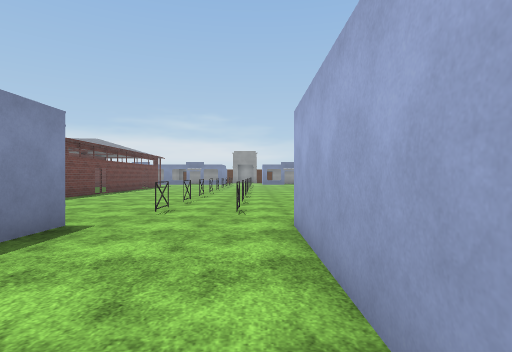
View 1 (above)

24 first-person views from a walk through a Unity game level. The camera is 1.3 m above the floor, looks level and sees 80° across. The floor is counted in squares, 2 m on a side. Each view is taken from the middle of a square. On the plan, view 1 faces up. The plan holds only what a view shows up to about 10 squares ahead; the rest is blank. The place goes on beyond the plan. Flat ground stands in for the terrain. Door leaves are left out, so doorways stand open. Some surface patterns are stand-ins.

View 2
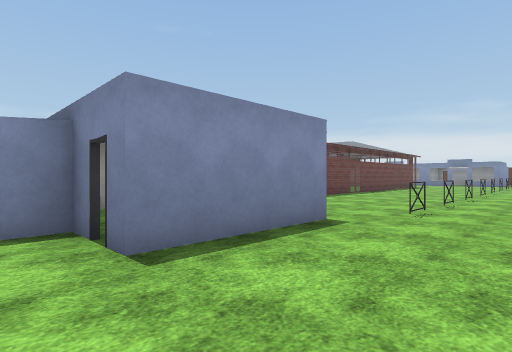

View 3
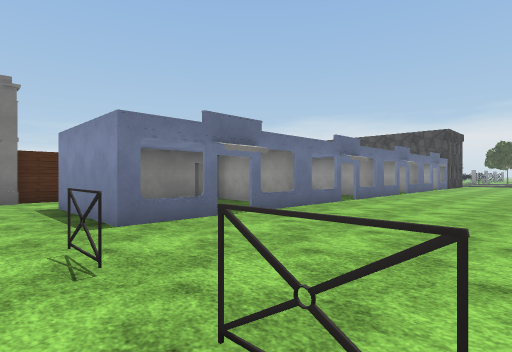

View 4
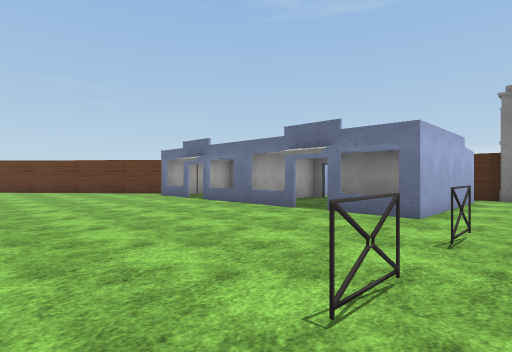

View 5
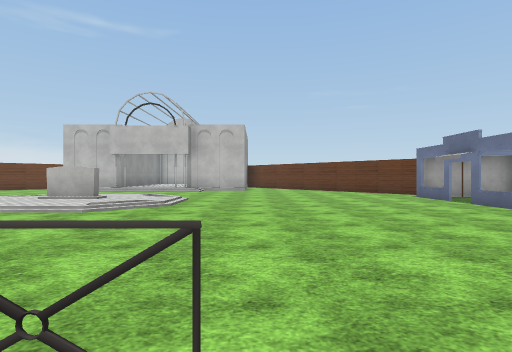

View 6
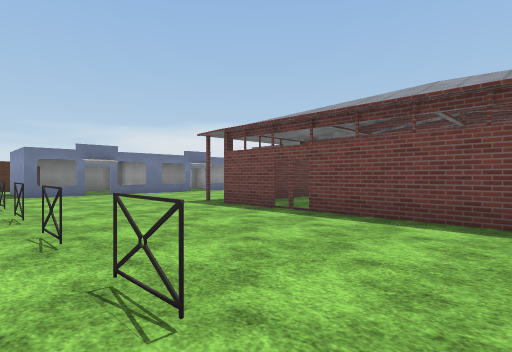

View 7
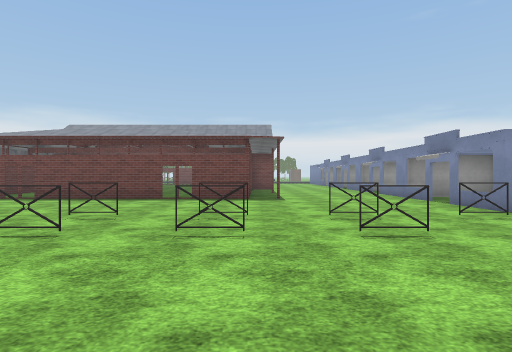

View 8
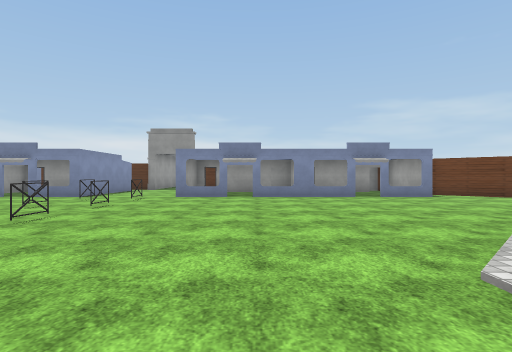

View 9
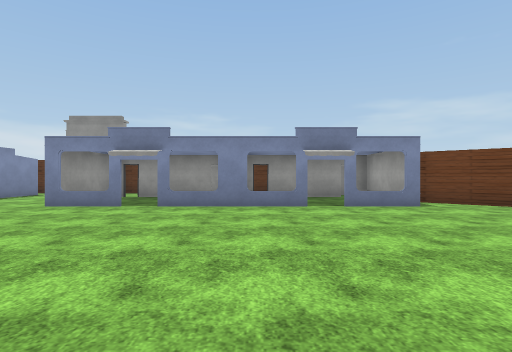

View 10
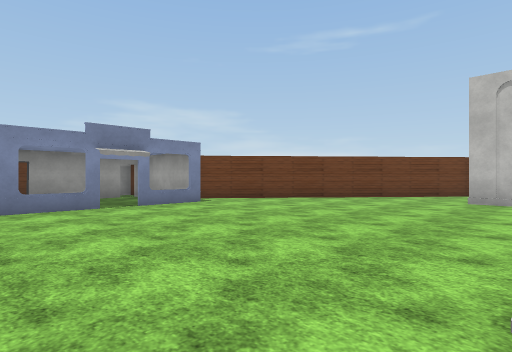

View 11
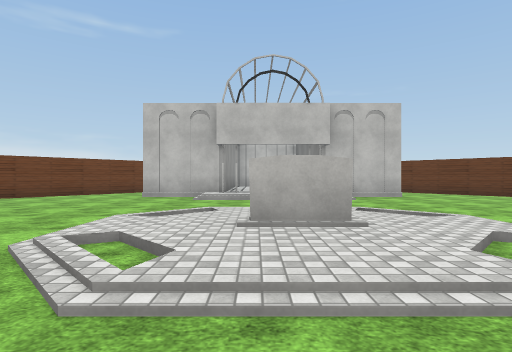

View 12
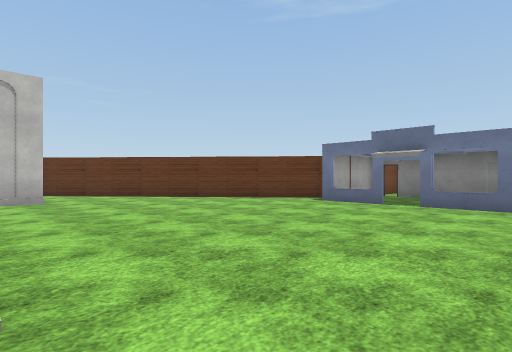

View 13
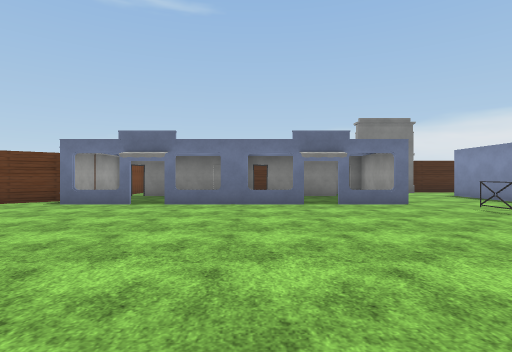

View 14
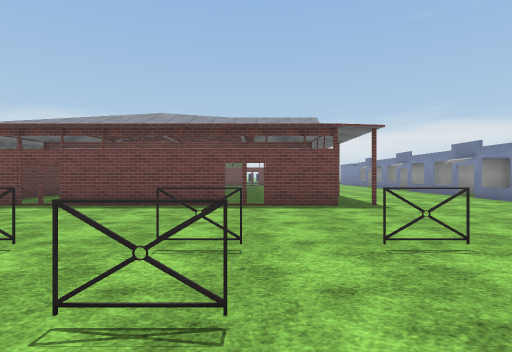

View 15
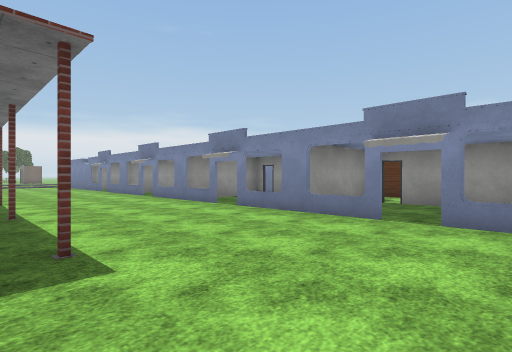

View 16
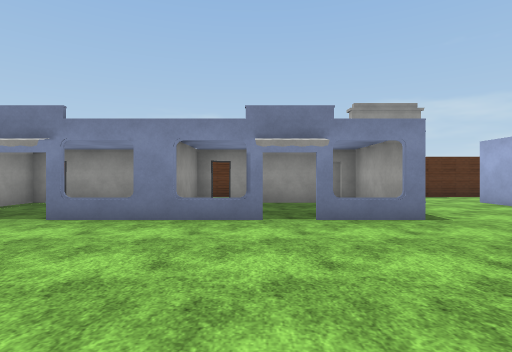

View 17
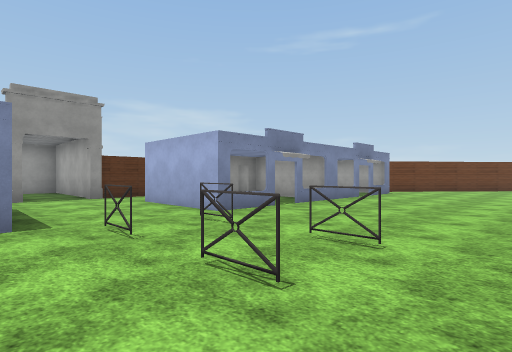

View 18
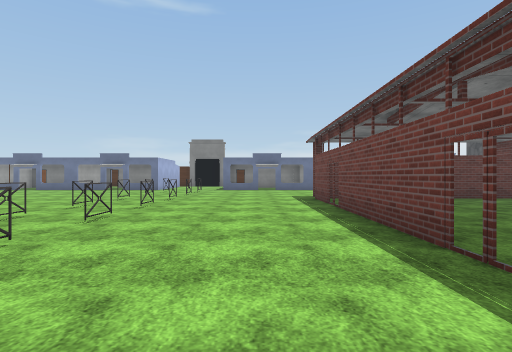

View 19
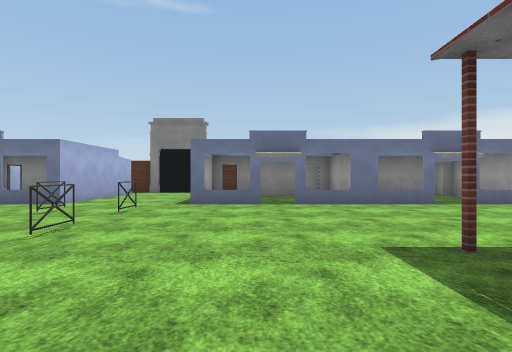

View 20
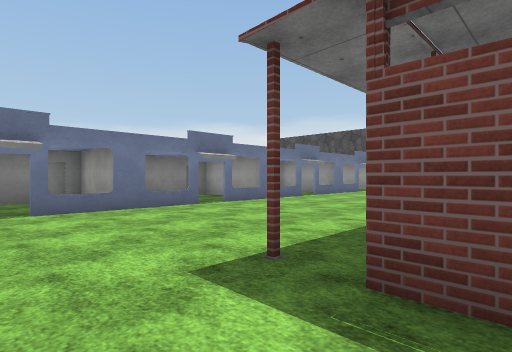

View 21
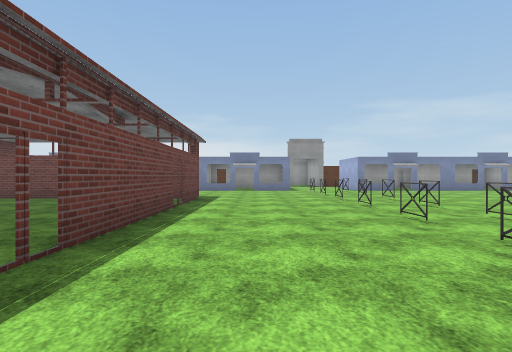

View 22
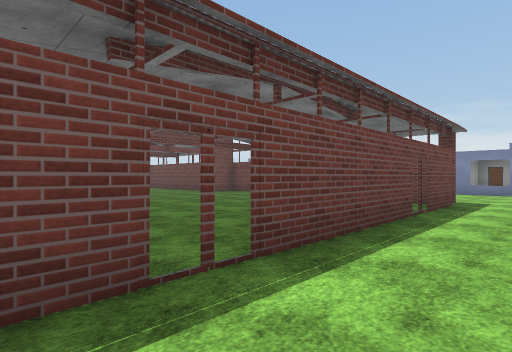

View 23
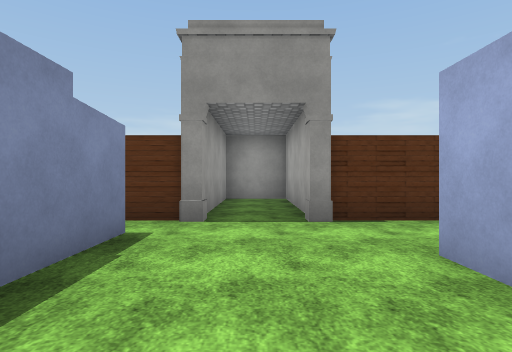

View 24
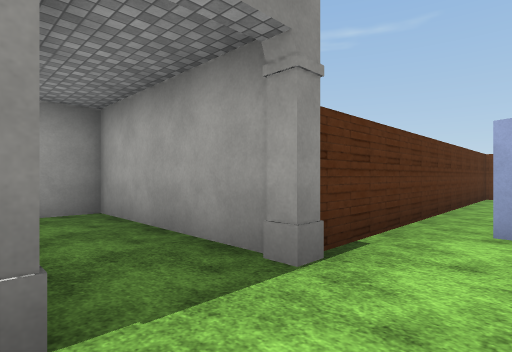

### Floor plan
Key: @ floor where view 1 was taken; # wall or solid block; x gap in a wall; . main floor; : floor 0.25 m higher than the main floor; / step, stairs or slope; D open door.
Columns run from 11 left of view 1 to 14 right of it. Each row starts with its distance up from view 1.
 32          ###
 31          #.#
 30          #.#
 29          #.#
 28     ##  ##.#########
 27      .  ...........#
 26 #D###D###...D###D###
 25 #D# #D# #...D# #D# #
 24 ##. ##..#...#.  #..##
 23 ##xx##xx##.##xx##xx###
 22 ..................... ##
 21 .......................##
 20 .........#.#............##
 19 .........................#
 18 ######...#.#..............
 17 ...  #..................#
 16 .....#...........//.....#
 15 .....x..........//:/...##
 14 .....#...... ...:::: ..:
 13 .....#......  ..::::
 12   ...x..........//:/
 11  ....#...........//.....#
 10 .....#..................#
  9 ######....................
  8   .......................#
  7 ........................##
  6 .......................##
  5 .........#.#..........##
  4 ##xx##xx#...#xx##xx#.##
  3 ##. ##..#...#..##..###
  2  #. ##..#...#..##..#
  1  ###D###D...###D###D
  0        #...@#   #
 -1     ## ######

Positions as (right, up) in squares from view 1, and headings:
1: (0, 0), facing up
2: (0, 0), facing up-left
3: (-1, 8), facing down-left
4: (-1, 9), facing down-right
5: (-1, 9), facing right
6: (-1, 15), facing down-left
7: (3, 18), facing left
8: (3, 13), facing up
9: (5, 16), facing up
10: (4, 16), facing up-right
11: (3, 14), facing right
12: (4, 11), facing down-right
13: (4, 11), facing down
14: (1, 16), facing left
15: (-3, 18), facing up-left
16: (-5, 18), facing up
17: (-3, 18), facing up-right
18: (-4, 18), facing down
19: (-4, 11), facing down
20: (-4, 10), facing down-left
21: (-4, 9), facing up
22: (-4, 10), facing up-left
23: (-1, 23), facing up
24: (-2, 26), facing up-right
